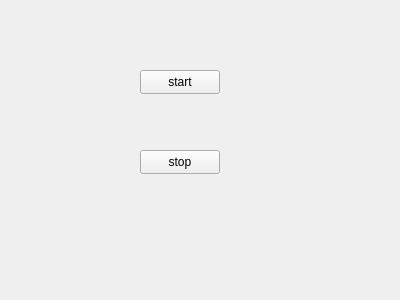
<?xml version="1.0" encoding="UTF-8"?>
<ui version="4.0">
 <class>Widget</class>
 <widget class="QWidget" name="Widget">
  <property name="geometry">
   <rect>
    <x>0</x>
    <y>0</y>
    <width>400</width>
    <height>300</height>
   </rect>
  </property>
  <property name="windowTitle">
   <string>Form</string>
  </property>
  <widget class="QPushButton" name="btn_start">
   <property name="geometry">
    <rect>
     <x>140</x>
     <y>70</y>
     <width>80</width>
     <height>24</height>
    </rect>
   </property>
   <property name="text">
    <string>start</string>
   </property>
  </widget>
  <widget class="QPushButton" name="btn_stop">
   <property name="geometry">
    <rect>
     <x>140</x>
     <y>150</y>
     <width>80</width>
     <height>24</height>
    </rect>
   </property>
   <property name="text">
    <string>stop</string>
   </property>
  </widget>
 </widget>
 <resources/>
 <connections/>
</ui>
